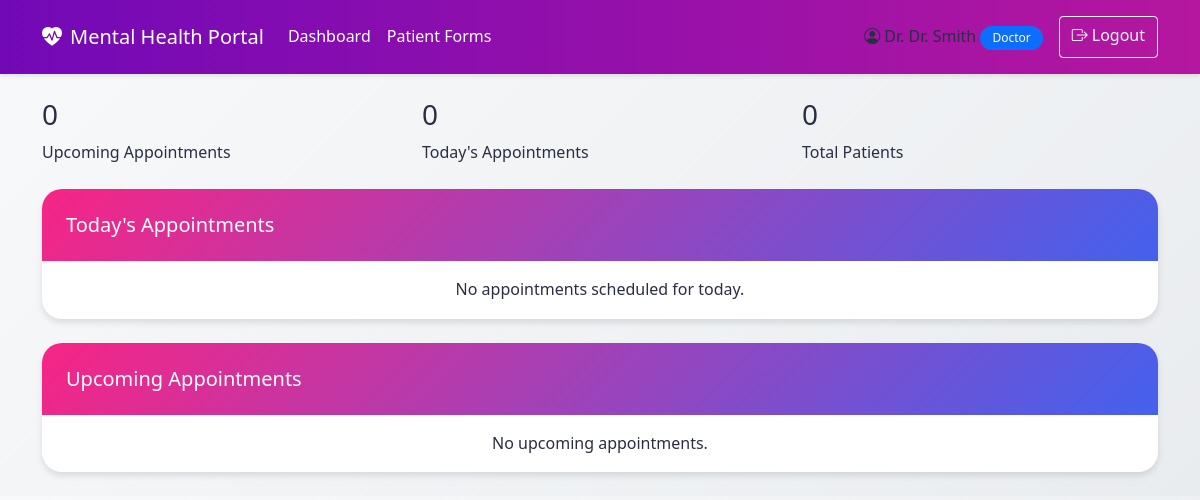
The app's page /doctor/dashboard (signed in), older data.
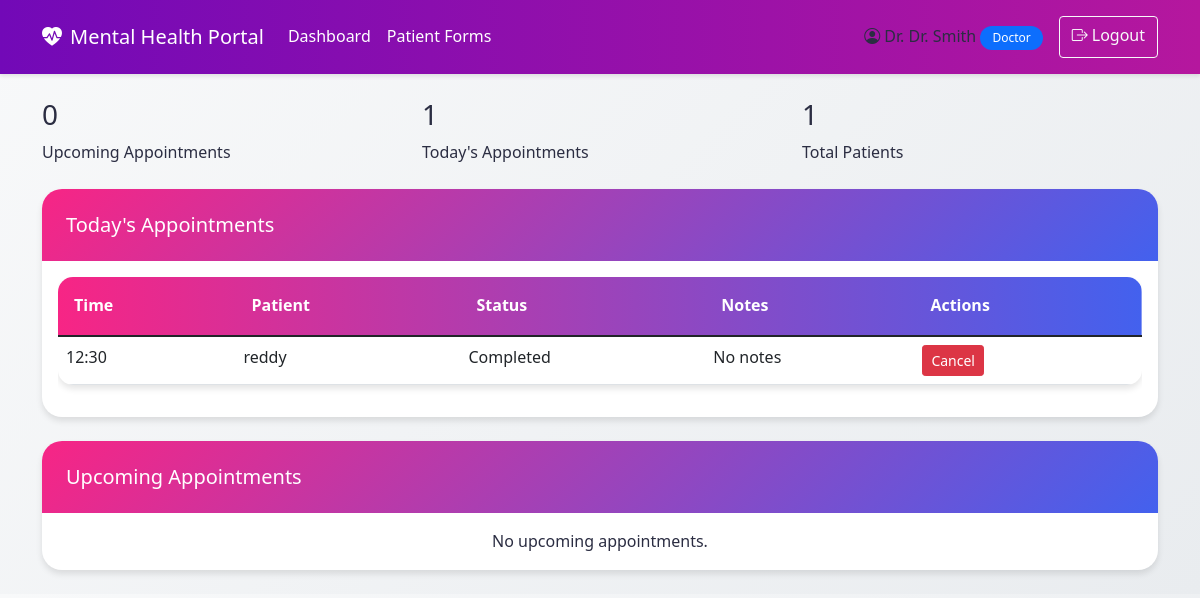
The same page, newer data.
### app.py (models this page shows)
class Appointment(db.Model):
    id = db.Column(db.Integer, primary_key=True)
    patient_id = db.Column(db.Integer, db.ForeignKey('user.id'), nullable=False)
    doctor_id = db.Column(db.Integer, db.ForeignKey('user.id'), nullable=False)
    date = db.Column(db.String(10), nullable=False)  # Format: YYYY-MM-DD
    time = db.Column(db.String(5), nullable=False)   # Format: HH:MM
    notes = db.Column(db.Text)
    status = db.Column(db.String(20), default='pending')  # pending, confirmed, cancelled, completed
    created_at = db.Column(db.DateTime, default=datetime.utcnow)

class User(UserMixin, db.Model):
    id = db.Column(db.Integer, primary_key=True)
    username = db.Column(db.String(80), unique=True, nullable=False)
    password = db.Column(db.String(120), nullable=False)
    email = db.Column(db.String(120), unique=True, nullable=False)
    role = db.Column(db.String(20), nullable=False)
    name = db.Column(db.String(100))
    specialization = db.Column(db.String(100))
    photo = db.Column(db.String(255))  # Store the photo filename
    created_at = db.Column(db.DateTime, default=datetime.utcnow)
    patient_appointments = db.relationship('Appointment',
                                         foreign_keys='Appointment.patient_id',
                                         backref='patient',
                                         lazy=True)
    doctor_appointments = db.relationship('Appointment',
                                        foreign_keys='Appointment.doctor_id',
                                        backref='doctor',
                                        lazy=True)
    mood_entries = db.relationship('MoodEntry', backref='mood_user', lazy=True)
    doctor_feedbacks = db.relationship('DoctorFeedback', foreign_keys='DoctorFeedback.doctor_id', backref='feedback_as_doctor', lazy=True)
    given_feedbacks = db.relationship('DoctorFeedback', foreign_keys='DoctorFeedback.patient_id', backref='feedback_as_patient', lazy=True)

### app.py (the view)
@app.route('/doctor/dashboard')
@login_required
@doctor_required
def doctor_dashboard():
    if session.get('role') != 'doctor':
        flash('Access denied. Only doctors can view this page.', 'danger')
        return redirect(url_for('home'))
    today = datetime.now().strftime('%Y-%m-%d')
    today_appointments = Appointment.query.filter_by(
        doctor_id=session['user_id'],
        date=today
    ).order_by(Appointment.time).all()
    upcoming_appointments = Appointment.query.filter(
        Appointment.doctor_id == session['user_id'],
        Appointment.date > today
    ).order_by(Appointment.date, Appointment.time).all()
    total_patients = db.session.query(
        db.func.count(db.distinct(Appointment.patient_id))
    ).filter_by(doctor_id=session['user_id']).scalar()
    return render_template('doctor_dashboard.html',
                         today_appointments=today_appointments,
                         upcoming_appointments=upcoming_appointments,
                         total_patients=total_patients)

### app.py (called while the page is built)
def login_required(f):
    @wraps(f)
    def decorated_function(*args, **kwargs):
        if 'user_id' not in session:
            flash('Please log in first.', 'error')
            return redirect(url_for('login'))
        return f(*args, **kwargs)
    return decorated_function

def doctor_required(f):
    @wraps(f)
    def decorated_function(*args, **kwargs):
        if 'role' not in session or session['role'] != 'doctor':
            flash('Doctor access required.', 'error')
            return redirect(url_for('home'))
        return f(*args, **kwargs)
    return decorated_function

def auto_complete_past_appointments():
    today = datetime.now().strftime('%Y-%m-%d')
    past_confirmed = Appointment.query.filter(
        Appointment.status == 'confirmed',
        Appointment.date < today
    ).all()
    for appointment in past_confirmed:
        appointment.status = 'completed'
    if past_confirmed:
        db.session.commit()

@app.before_request
def before_request():
    if not request.path.startswith('/static'):
        auto_complete_past_appointments()

### templates/doctor_dashboard.html (shortened to what the changed rows need)
<!DOCTYPE html>
<html lang="en">
<head>
    <link href="https://cdn.jsdelivr.net/npm/bootstrap@5.1.3/dist/css/bootstrap.min.css" rel="stylesheet">
    <link rel="stylesheet" href="https://cdn.jsdelivr.net/npm/bootstrap-icons@1.7.2/font/bootstrap-icons.css">
    <link rel="stylesheet" href="{{ url_for('static', filename='css/style.css') }}">
</head>
<body>
    <div class="container py-4">
        <div class="row mb-4">
            <div class="col-md-4">
                <div class="stat-card success">
                    <h3>{{ today_appointments|length }}</h3>
                    <p class="mb-0">Today's Appointments</p>
                </div>
            </div>
            <div class="col-md-4">
                <div class="stat-card info">
                    <h3>{{ total_patients }}</h3>
                    <p class="mb-0">Total Patients</p>
                </div>
            </div>
        </div>
        <div class="card mb-4">
            <div class="card-body">
                {% if today_appointments %}
                    <div class="table-responsive">
                        <table class="table">
                            <thead>
                                <tr>
                                    <th>Time</th>
                                    <th>Patient</th>
                                    <th>Status</th>
                                    <th>Notes</th>
                                    <th>Actions</th>
                                </tr>
                            </thead>
                            <tbody>
                                {% for appointment in today_appointments %}
                                <tr>
                                    <td>{{ appointment.time }}</td>
                                    <td>{{ appointment.patient.username }}</td>
                                    <td>
                                        <span class="status-badge {{ 'active' if appointment.status == 'confirmed' else 'inactive' }}">
                                            {{ appointment.status|title }}
                                        </span>
                                    </td>
                                    <td>{{ appointment.notes or 'No notes' }}</td>
                                    <td>
                                        <form action="{{ url_for('cancel_appointment', appointment_id=appointment.id) }}" method="POST" class="d-inline">
                                            <button type="submit" class="btn btn-sm btn-danger">Cancel</button>
                                        </form>
                                    </td>
                                </tr>
                                {% endfor %}
                            </tbody>
                        </table>
                    </div>
                {% else %}
                    <p class="text-center mb-0">No appointments scheduled for today.</p>
                {% endif %}
            </div>
        </div>
    </div>
</body>
</html>

Row changes from the older to the newer data that the page shows:
added Appointment: time "12:30", patient.username "reddy", status "Completed", notes "No notes"
Text that changed along with them:
{{ today_appointments|length }}: "0" → "1"
{{ total_patients }}: "0" → "1"
text no longer shown: "No appointments scheduled for today."
text now shown: "Time Patient Status Notes Actions"
